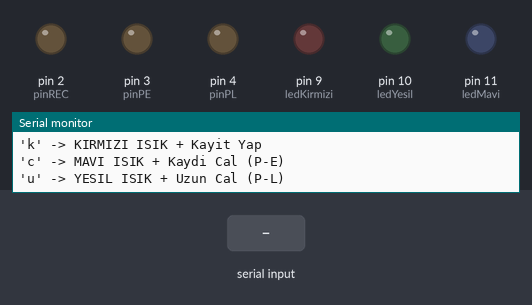
Simulated run of this sketch. Board: Arduino Uno, built with avr-gcc and run on an emulated ATmega328P. Parts: output pins drawn as LEDs (lit = HIGH), the last lines printed to the serial monitor. Inputs (shaded band) come from the test bench.

Above: at 1.2 s.
1.3 s: "k" received over Serial
At 2.4 s:
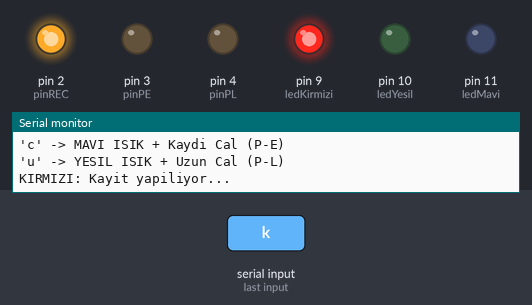
Timing chart, 0 to 7.8 s (numbered marks = the images above; inputs shaded):
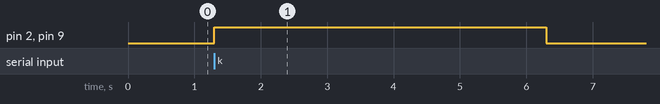

The sketch:

SeskayitModulu-RGBled.ino
```cpp
// Pin Tanımlamaları (ISD1820)
const int pinREC = 2;   // Kayıt
const int pinPE = 3;    // Tıkla Çal (Play Edge)
const int pinPL = 4;    // Basılı Tut Çal (Play Level)

// Pin Tanımlamaları (RGB LED)
const int ledKirmizi = 9;
const int ledYesil = 10;
const int ledMavi = 11;

void setup() {
  // ISD1820 Pinleri Çıkış Olsun
  pinMode(pinREC, OUTPUT);
  pinMode(pinPE, OUTPUT);
  pinMode(pinPL, OUTPUT);

  // RGB LED Pinleri Çıkış Olsun
  pinMode(ledKirmizi, OUTPUT);
  pinMode(ledYesil, OUTPUT);
  pinMode(ledMavi, OUTPUT);

  // Başlangıçta her şeyi kapat (LOW)
  digitalWrite(pinREC, LOW);
  digitalWrite(pinPE, LOW);
  digitalWrite(pinPL, LOW);
  ledleriSondur();

  Serial.begin(9600);
  Serial.println("--- RGB + SES KAYIT SISTEMI ---");
  Serial.println("'k' -> KIRMIZI ISIK + Kayit Yap");
  Serial.println("'c' -> MAVI ISIK + Kaydi Cal (P-E)");
  Serial.println("'u' -> YESIL ISIK + Uzun Cal (P-L)");
}

void loop() {
  if (Serial.available() > 0) {
    char komut = Serial.read();

    // --- DURUM 1: KAYIT (REC) - KIRMIZI ---
    if (komut == 'k') {
      Serial.println("KIRMIZI: Kayit yapiliyor...");

      ledYak(HIGH, LOW, LOW);     // Sadece Kırmızı Yak
      digitalWrite(pinREC, HIGH); // Kaydı Başlat

      delay(5000);                // 5 Saniye Bekle

      digitalWrite(pinREC, LOW);  // Kaydı Bitir
      ledleriSondur();            // Işığı Kapat
      Serial.println("Kayit Bitti.");
    }

    // --- DURUM 2: TIKLA ÇAL (P-E) - MAVİ ---
    else if (komut == 'c') {
      Serial.println("MAVI: Kayit caliniyor (P-E)...");

      ledYak(LOW, LOW, HIGH);    // Sadece Mavi Yak
      digitalWrite(pinPE, HIGH); // Çalmayı Tetikle
      delay(100);                // Kısa bir sinyal yeterli
      digitalWrite(pinPE, LOW);  // Pini kapat (Modül çalmaya devam eder)

      // Ses çalarken ışığın yanık kalması için biraz bekletelim
      delay(5000);
      ledleriSondur();
    }

    // --- DURUM 3: BASILI TUT ÇAL (P-L) - YEŞİL ---
    else if (komut == 'u') {
      Serial.println("YESIL: Uzun caliniyor (P-L)...");

      ledYak(LOW, HIGH, LOW);    // Sadece Yeşil Yak
      digitalWrite(pinPL, HIGH); // Çalmayı Başlat (Basılı tutuyor gibi)

      delay(5000);               // 5 Saniye boyunca çal

      digitalWrite(pinPL, LOW);  // Çalmayı Durdur
      ledleriSondur();
    }
  }
}

// Yardımcı Fonksiyon: LED Renklerini Ayarlar
void ledYak(int k, int y, int m) {
  // Ortak Katot (-) Modül için:
  digitalWrite(ledKirmizi, k);
  digitalWrite(ledYesil, y);
  digitalWrite(ledMavi, m);

  /* NOT: Eğer modülün ORTAK ANOT (+) ise, yani renkler ters yanıyorsa
     yukarıdaki 3 satırı silip şunları yaz:
     digitalWrite(ledKirmizi, !k);
     digitalWrite(ledYesil, !y);
     digitalWrite(ledMavi, !m);
  */
}

void ledleriSondur() {
  ledYak(LOW, LOW, LOW);
}
```

Measured:
- after the input at 1.3 s, pin 2 (pinREC), pin 9 (ledKirmizi): LOW → HIGH at once, → LOW 5.0 s later
